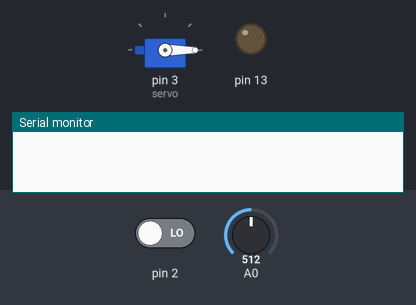
Bench run of a sketch on a simulated Arduino Uno, built with avr-gcc and run on an emulated ATmega328P. On the bench: servo, output pins drawn as LEDs (lit = HIGH), the last lines printed to the serial monitor. The test bench sets the inputs (shaded band); at power-on: pin 2 LOW, A0 = 512.

Above: at 1.2 s.
1.3 s: pin 2 driven HIGH
At 2.6 s:
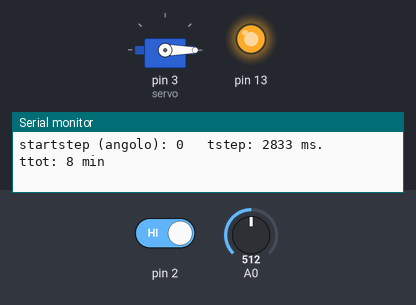
Timing chart, 0 to 8.8 s (numbered marks = the images above; inputs shaded):
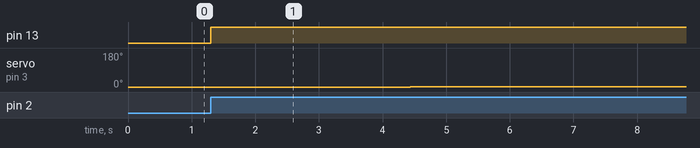

The sketch:

sat-tracker.ino
```cpp
/*
vanni - Inseguitore con servo un potenziometro e un pulsante.
 Il mio scopo è quello che, premendo il pulsante, il servo comincia a
 ùgirare da 0° a 180° in un tempo da 8 a 15 minuti, programmabile col potenziometro.
 Al termine, il servo si riposiziona a zero gradi.
Questo perchè i satelliti che seguo sono acquisibili per un tempo di circa 8-10 min.
Mi occorre solo la rotazione, perchè l'elevazione la preprogrammo inclinando il
dispositivo sul treppiede per la massima altezza prevista per quell'orbita.

Collegare:
- un pulsante sul pin 2 (con res di pulldown)
- un servo motore sul pin 3
- un led sul pin 13. Il LED è acceso quando il circuito è in funzione.

*/

#include <Servo.h>

unsigned int const tmin = 5*60;
unsigned int const tmax = 12*60;

Servo servo;
int stato = 0;
unsigned long ttotale = 0;
unsigned long tstep = 0;
int angolo = 0;

void setup() {
  Serial.begin(9600);
  servo.attach(3);
  pinMode(2, INPUT);
  pinMode(13, OUTPUT);
  servo.write(0);
}

void loop() {
  switch(stato) {
    case 0:
      attesa_start();
      break;
    case 1:
      corsa();
      break;
    case 2:
      fine();
      break;
  }
  read_pot();
}

void attesa_start(){
  if (digitalRead(2)) {
    Serial.print("start");
    stato = 1;
    digitalWrite(13, HIGH);
    delay(300);
  }
}

void corsa(){
  Serial.print("step (angolo): ");
  Serial.print(angolo);
  Serial.print("\t tstep: ");
  Serial.print(tstep);
  Serial.print(" ms.\t ttot: ");
  Serial.print(ttotale/60);
  Serial.println(" min");

  servo.write(angolo);
  delay(tstep);
  angolo++;
  if (angolo == 180) stato = 2;
}

void fine() {
  Serial.println("FINE");
  digitalWrite(13, LOW);
  servo.write(0);
  angolo = 0;
  delay(1000);
  stato = 0;
}


void read_pot() {
  int v = analogRead(A0);
  ttotale = map(v, 0, 1024, tmin, tmax);
  tstep = (ttotale*1000/180);
  /*
  Serial.print("tstep: ");
  Serial.print(tstep);
  Serial.print(" ms.\t ttot: ");
  Serial.print(ttotale/60);
  Serial.println(" min");
  */

}
```

Measured:
- after the input at 1.3 s, pin 13: LOW → HIGH at once; servo on pin 3 (servo): 0° → 1° after 3.1 s, → 2° 2.8 s later
